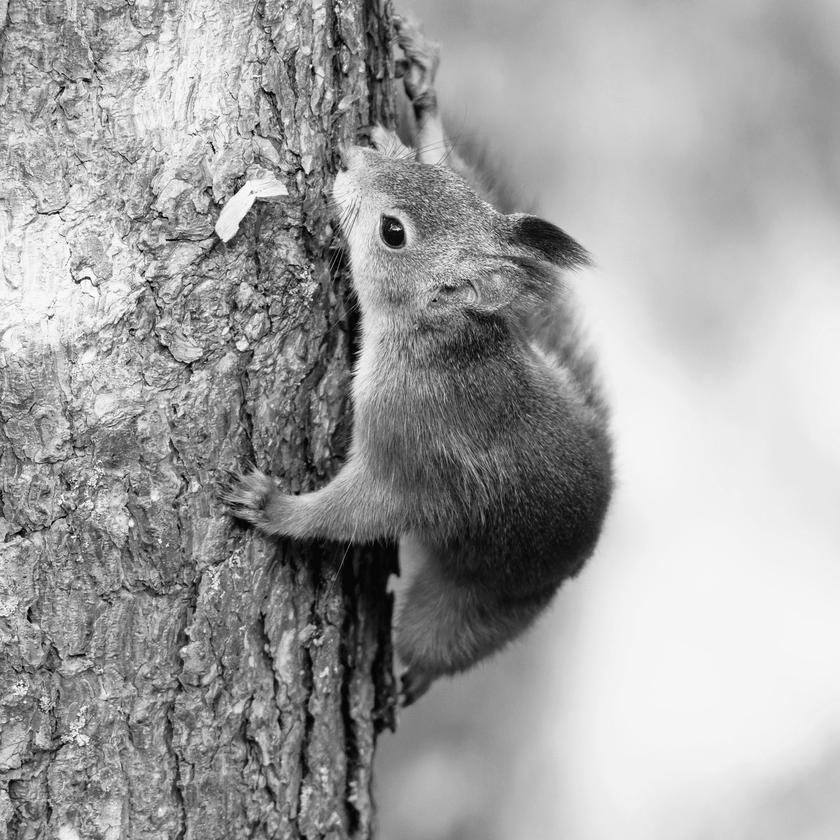
#> input picture stego/image processing 1/ekorn.png, 840 x 840 px, shrunk from 2080 x 2080 before the run
$ python solver.py
#> lines starting #> are read from the running program, lines starting #| are printed output that depends on the picture
import numpy as np
from PIL import Image
from pprint import pprint

data = np.array(Image.open('ekorn.png'))
#> data is the input picture: shape (840, 840); min 0, max 255, mean 160.7
ft = np.fft.fft2(data)
fshift = np.fft.fftshift(ft)
spectrum = np.log(np.abs(fshift))
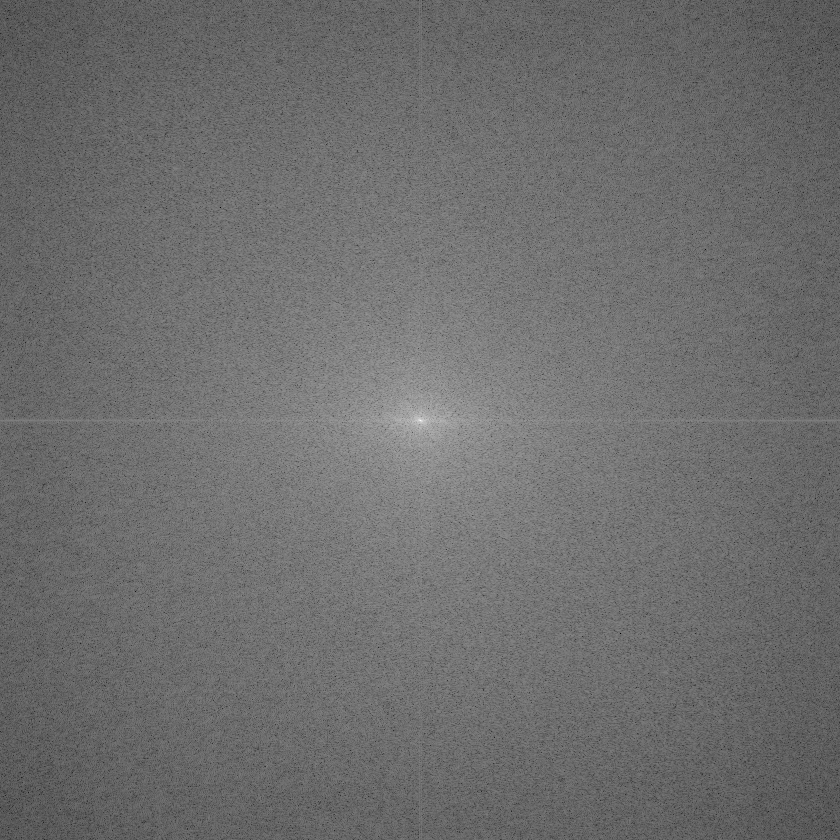
#> spectrum: shape (840, 840) float64; min 1.73, max 18.55, mean 8.98; drawn with min black and max white

im = Image.fromarray(spectrum.astype(np.uint8))
im.save('processed.png')
